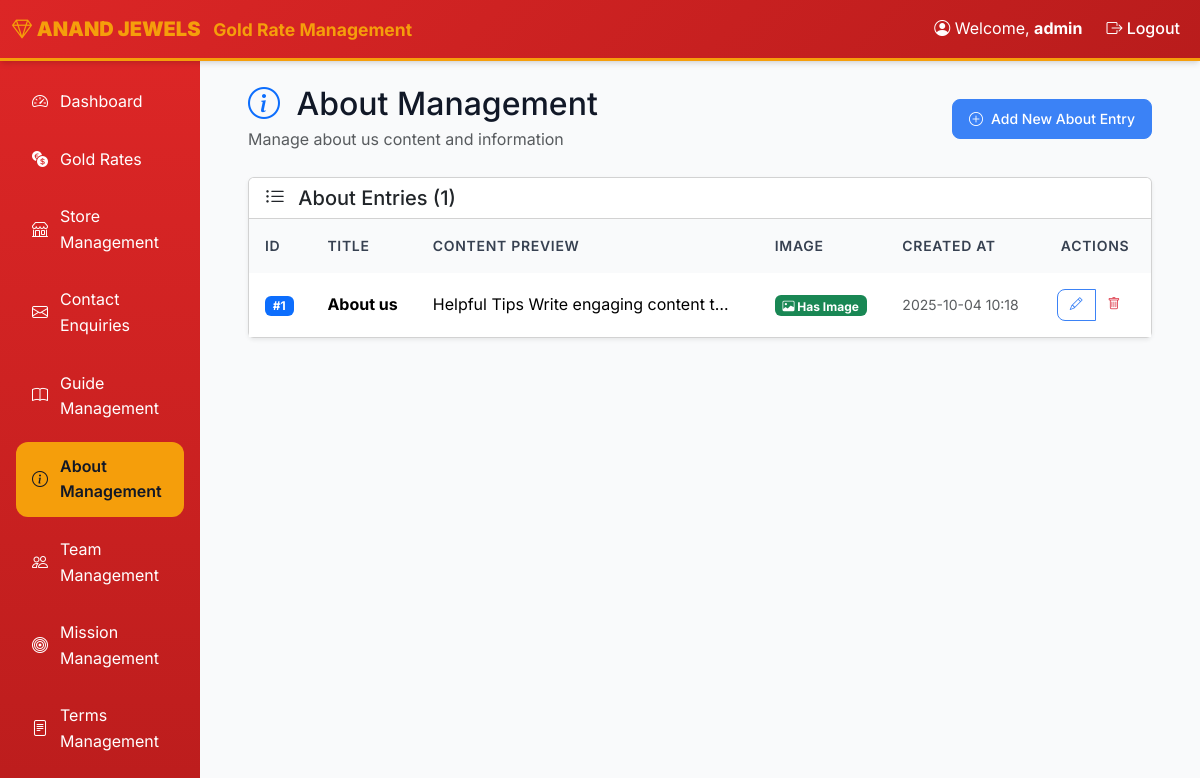
The app's page /admin/about (signed in) with its own data.
### models.py (models this page shows, shortened)
class AdminUser(Base):
    __tablename__ = "admin_users"
    id = Column(Integer, primary_key=True, index=True)
    username = Column(String, unique=True, index=True, nullable=False)
    password_hash = Column(String, nullable=False)

class About(Base):
    __tablename__ = "about"
    id = Column(Integer, primary_key=True, index=True)
    title = Column(String, nullable=False)
    content = Column(Text, nullable=False)
    image = Column(String, nullable=True)  # Path to uploaded image
    created_at = Column(DateTime, default=func.now(), nullable=False)

### routers/admin.py (the view)
@router.get("/admin/about", response_class=HTMLResponse)
async def list_about(
    request: Request,
    db: Session = Depends(get_db),
    current_user: AdminUser = Depends(require_admin_auth)
):
    about_entries = db.query(About).order_by(desc(About.created_at)).all()
    jwt_token = request.session.get("jwt_token", "")
    return templates.TemplateResponse(
        "about/list.html",
        {
            "request": request,
            "user": current_user,
            "about_entries": about_entries,
            "jwt_token": jwt_token
        }
    )

### templates/about/list.html (shortened to what this page needs)
{% extends "base.html" %}
{% block content %}
<div class="container-fluid px-4">
    <div class="row mb-4">
        <div class="col-12">
            <div class="d-flex justify-content-between align-items-center">
                <div>
                    <h1 class="h2 mb-1">
                        <i class="bi bi-info-circle text-primary me-2"></i>
                        About Management
                    </h1>
                    <p class="text-muted mb-0">Manage about us content and information</p>
                </div>
                <div>
                    <a href="/admin/about/add" class="btn btn-primary">
                        <i class="bi bi-plus-circle"></i>
                        Add New About Entry
                    </a>
                </div>
            </div>
        </div>
    </div>
    <div class="row">
        <div class="col-12">
            <div class="card shadow-sm">
                <div class="card-header bg-white">
                    <h5 class="card-title mb-0">
                        <i class="bi bi-list-ul me-2"></i>
                        About Entries ({{ about_entries|length }})
                    </h5>
                </div>
                <div class="card-body p-0">
                    {% if about_entries %}
                    <div class="table-responsive">
                        <table class="table table-hover mb-0">
                            <thead class="bg-light">
                                <tr>
                                    <th>ID</th>
                                    <th>Title</th>
                                    <th>Content Preview</th>
                                    <th>Image</th>
                                    <th>Created At</th>
                                    <th class="text-center">Actions</th>
                                </tr>
                            </thead>
                            <tbody>
                                {% for entry in about_entries %}
                                <tr>
                                    <td>
                                        <span class="badge bg-primary">#{{ entry.id }}</span>
                                    </td>
                                    <td>
                                        <strong>{{ entry.title }}</strong>
                                    </td>
                                    <td>
                                        <div class="text-truncate" style="max-width: 300px;">
                                            {{ entry.content[:100] }}{% if entry.content|length > 100 %}...{% endif %}
                                        </div>
                                    </td>
                                    <td>
                                        {% if entry.image %}
                                            <span class="badge bg-success">
                                                <i class="bi bi-image"></i> Has Image
                                            </span>
                                        {% else %}
                                            <span class="badge bg-secondary">
                                                <i class="bi bi-image"></i> No Image
                                            </span>
                                        {% endif %}
                                    </td>
                                    <td>
                                        <small class="text-muted">
                                            {{ entry.created_at.strftime('%Y-%m-%d %H:%M') }}
                                        </small>
                                    </td>
                                    <td class="text-center">
                                        <div class="btn-group" role="group">
                                            <a href="/admin/about/edit/{{ entry.id }}"
                                               class="btn btn-sm btn-outline-primary"
                                               title="Edit">
                                                <i class="bi bi-pencil"></i>
                                            </a>
                                            <a href="/admin/about/delete/{{ entry.id }}"
                                               class="btn btn-sm btn-outline-danger"
                                               title="Delete"
                                               onclick="return confirm('Are you sure you want to delete this about entry?')">
                                                <i class="bi bi-trash"></i>
                                            </a>
                                        </div>
                                    </td>
                                </tr>
                                {% endfor %}
                            </tbody>
                        </table>
                    </div>
                    {% endif %}
                </div>
            </div>
        </div>
    </div>
</div>
{% endblock %}

### templates/base.html (shortened to what this page needs)
<!DOCTYPE html>
<html lang="en">
<head>
    <link href="https://cdn.jsdelivr.net/npm/bootstrap@5.3.2/dist/css/bootstrap.min.css" rel="stylesheet">
    <link href="https://cdn.jsdelivr.net/npm/bootstrap-icons@1.10.0/font/bootstrap-icons.css" rel="stylesheet">
    <link href="/static/style.css" rel="stylesheet">
</head>
<body>
    {% block navbar %}
    {% if user %}
    <nav class="navbar navbar-expand-lg navbar-dark">
        <div class="container-fluid">
            <a class="navbar-brand" href="/admin">
                <i class="bi bi-gem"></i>
                <strong>ANAND JEWELS</strong>
                <small class="d-none d-md-inline-block ms-2">Gold Rate Management</small>
            </a>
            <div class="collapse navbar-collapse" id="navbarNav">
                <div class="navbar-nav ms-auto">
                    <span class="navbar-text me-3">
                        <i class="bi bi-person-circle"></i> Welcome, <strong>{{ user.username }}</strong>
                    </span>
                    <a class="nav-link" href="/admin/logout">
                        <i class="bi bi-box-arrow-right"></i> Logout
                    </a>
                </div>
            </div>
        </div>
    </nav>
    {% endif %}
    {% endblock %}
    <div class="container-fluid">
        <div class="row">
            {% if user %}
            <div class="col-md-3 col-lg-2 sidebar p-3 d-none d-md-block">
                <ul class="nav nav-pills flex-column">
                    <li class="nav-item">
                        <a class="nav-link {% if request.url.path == '/admin' %}active{% endif %}" href="/admin">
                            <i class="bi bi-speedometer2"></i> Dashboard
                        </a>
                    </li>
                    <li class="nav-item">
                        <a class="nav-link {% if 'gold-rates' in request.url.path %}active{% endif %}" href="/admin/gold-rates">
                            <i class="bi bi-currency-exchange"></i> Gold Rates
                        </a>
                    </li>
                    <li class="nav-item">
                        <a class="nav-link {% if 'stores' in request.url.path %}active{% endif %}" href="/admin/stores">
                            <i class="bi bi-shop"></i> Store Management
                        </a>
                    </li>
                    <li class="nav-item">
                        <a class="nav-link {% if 'contact-enquiries' in request.url.path %}active{% endif %}" href="/admin/contact-enquiries">
                            <i class="bi bi-envelope"></i> Contact Enquiries
                        </a>
                    </li>
                    <li class="nav-item">
                        <a class="nav-link {% if 'guides' in request.url.path %}active{% endif %}" href="/admin/guides">
                            <i class="bi bi-book"></i> Guide Management
                        </a>
                    </li>
                    <li class="nav-item">
                        <a class="nav-link {% if 'about' in request.url.path %}active{% endif %}" href="/admin/about">
                            <i class="bi bi-info-circle"></i> About Management
                        </a>
                    </li>
                    <li class="nav-item">
                        <a class="nav-link {% if 'team' in request.url.path %}active{% endif %}" href="/admin/team">
                            <i class="bi bi-people"></i> Team Management
                        </a>
                    </li>
                    <li class="nav-item">
                        <a class="nav-link {% if 'missions' in request.url.path %}active{% endif %}" href="/admin/missions">
                            <i class="bi bi-bullseye"></i> Mission Management
                        </a>
                    </li>
                    <li class="nav-item">
                        <a class="nav-link {% if 'terms' in request.url.path %}active{% endif %}" href="/admin/terms">
                            <i class="bi bi-file-text"></i> Terms Management
                        </a>
                    </li>
                </ul>
            </div>
            {% endif %}
            <div class="{% if user %}col-md-9 col-lg-10{% else %}col-12{% endif %} {% if user %}main-content{% endif %} p-4">
                {% block content %}{% endblock %}
            </div>
        </div>
    </div>
</body>
</html>

### static/style.css (style rules this page uses)
:root { --primary: #DC2626; --secondary: #F59E0B; --success: #10B981; --warning: #F59E0B; --info: #3B82F6; --danger: #EF4444; --white: #FFFFFF; --gray-50: #F9FAFB; --gray-100: #F3F4F6; --gray-200: #E5E7EB; --gray-300: #D1D5DB; --gray-400: #9CA3AF; --gray-500: #6B7280; --gray-600: #4B5563; --gray-700: #374151; --gray-800: #1F2937; --gray-900: #111827; --space-1: 0.25rem; --space-2: 0.5rem; --space-3: 0.75rem; --space-4: 1rem; --space-5: 1.25rem; --space-6: 1.5rem; --space-8: 2rem; --space-10: 2.5rem; --space-12: 3rem; --radius-sm: 0.375rem; --radius: 0.5rem; --radius-lg: 0.75rem; --radius-xl: 1rem; --radius-2xl: 1.5rem; --shadow-sm: 0 1px 2px 0 rgb(0 0 0 / 0.05); --shadow: 0 1px 3px 0 rgb(0 0 0 / 0.1), 0 1px 2px -1px rgb(0 0 0 / 0.1); --shadow-md: 0 4px 6px -1px rgb(0 0 0 / 0.1), 0 2px 4px -2px rgb(0 0 0 / 0.1); --shadow-lg: 0 10px 15px -3px rgb(0 0 0 / 0.1), 0 4px 6px -4px rgb(0 0 0 / 0.1); --shadow-xl: 0 20px 25px -5px rgb(0 0 0 / 0.1), 0 8px 10px -6px rgb(0 0 0 / 0.1); --font-sans: 'Inter', -apple-system, BlinkMacSystemFont, 'Segoe UI', Roboto, sans-serif; }
* { box-sizing: border-box; }
body { font-family: var(--font-sans); background-color: var(--gray-50); color: var(--gray-900); line-height: 1.6; margin: 0; padding: 0; }
.navbar { background: linear-gradient(135deg, var(--primary), #B91C1C); border-bottom: 3px solid var(--secondary); box-shadow: var(--shadow-md); }
.navbar-brand { font-weight: 700; color: var(--secondary) !important; font-size: 1.25rem; }
.navbar-nav .nav-link { color: var(--white) !important; font-weight: 500; transition: color 0.2s ease; }
.navbar-text { color: var(--white) !important; }
.sidebar { background: linear-gradient(180deg, var(--primary), #B91C1C); min-height: 100vh; padding: var(--space-6); }
.sidebar .nav-link { color: var(--white) !important; padding: var(--space-3) var(--space-4); border-radius: var(--radius-lg); margin-bottom: var(--space-2); transition: all 0.2s ease; display: flex; align-items: center; gap: var(--space-3); }
.sidebar .nav-link.active { background-color: var(--secondary); color: var(--gray-900) !important; font-weight: 600; }
.table { margin-bottom: 0; }
.table thead th { background: var(--gray-50); border: none; color: var(--gray-700); font-weight: 600; padding: var(--space-4); font-size: 0.875rem; text-transform: uppercase; letter-spacing: 0.05em; }
.table tbody td { padding: var(--space-4); border-bottom: 1px solid var(--gray-100); vertical-align: middle; }
.table tbody tr:last-child td { border-bottom: none; }
.btn { display: inline-flex; align-items: center; justify-content: center; gap: var(--space-2); padding: var(--space-3) var(--space-4); border-radius: var(--radius); font-weight: 500; text-decoration: none; border: 1px solid transparent; cursor: pointer; transition: all 0.2s ease; font-size: 0.875rem; line-height: 1; }
.btn-primary { background: var(--info); color: var(--white); border-color: var(--info); }
.btn-outline-primary { background: transparent; color: var(--info); border-color: var(--info); }
.btn-sm { padding: var(--space-2) var(--space-3); font-size: 0.8rem; }
.text-center { text-align: center; }
.d-flex { display: flex; }
.d-none { display: none; }
.align-items-center { align-items: center; }
.justify-content-between { justify-content: space-between; }
.mb-0 { margin-bottom: 0; }
.me-2 { margin-right: var(--space-2); }
.me-3 { margin-right: var(--space-3); }

### records on screen
AdminUser: username "admin"
About: id "1", title "About us", content "Helpful Tips Write engaging content t…", shows "Has Image", created_at "2025-10-04 10:18"

### other values on screen
{{ about_entries|length }} "1"
